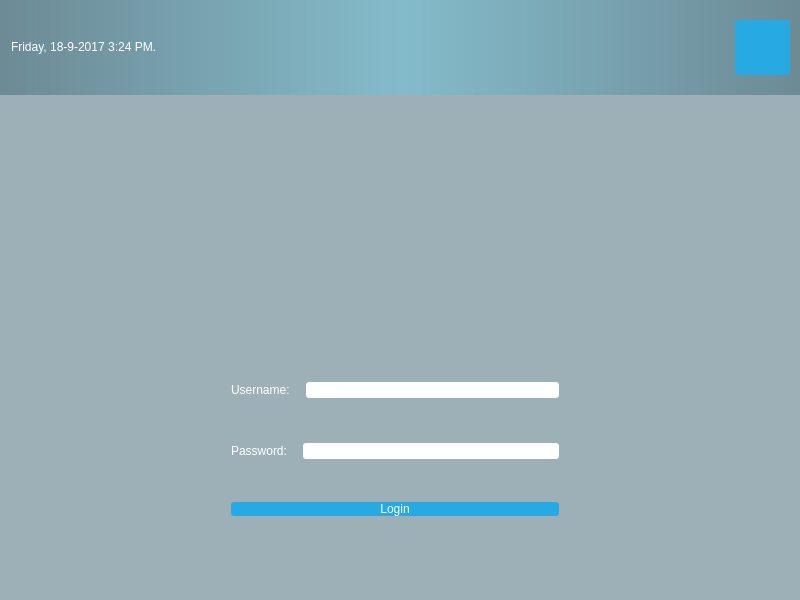
<?xml version="1.0" encoding="UTF-8"?>
<ui version="4.0">
 <class>MainWindow</class>
 <widget class="QMainWindow" name="MainWindow">
  <property name="geometry">
   <rect>
    <x>0</x>
    <y>0</y>
    <width>800</width>
    <height>600</height>
   </rect>
  </property>
  <property name="windowTitle">
   <string>MainWindow</string>
  </property>
  <property name="styleSheet">
   <string notr="true">#loginForm { border: 1px solid; }

#centralWidget { 
background: rgba(32, 80, 96, 100);
border-image: url(:/images/blue-wallpaper-7.jpg);
 }

#topPanel { background-color: qlineargradient(spread:reflect, x1:0.5, y1:0, x2:0, y2:0, stop:0 rgba(91, 204, 233, 100), stop:1 rgba(32, 80, 96, 100)); }

#loginForm
{
  background: rgba(0, 0, 0, 80);
  border-radius: 8px;
}

QLabel { color: white; }
QLineEdit { border-radius: 3px; }

QPushButton
{
  color: white;
  background-color: #27a9e3;
  border-width: 0px;
  border-radius: 3px;
}

QPushButton:hover { background-color: #66c011; }</string>
  </property>
  <widget class="QWidget" name="centralWidget">
   <widget class="QWidget" name="topPanel" native="true">
    <property name="geometry">
     <rect>
      <x>0</x>
      <y>0</y>
      <width>801</width>
      <height>95</height>
     </rect>
    </property>
    <layout class="QHBoxLayout" name="horizontalLayout">
     <property name="topMargin">
      <number>20</number>
     </property>
     <property name="bottomMargin">
      <number>20</number>
     </property>
     <item>
      <widget class="QLabel" name="currentDateAndTime">
       <property name="sizePolicy">
        <sizepolicy hsizetype="Minimum" vsizetype="Fixed">
         <horstretch>0</horstretch>
         <verstretch>0</verstretch>
        </sizepolicy>
       </property>
       <property name="text">
        <string>Friday, 18-9-2017 3:24 PM.</string>
       </property>
      </widget>
     </item>
     <item>
      <spacer name="horizontalSpacer">
       <property name="orientation">
        <enum>Qt::Horizontal</enum>
       </property>
       <property name="sizeType">
        <enum>QSizePolicy::Expanding</enum>
       </property>
       <property name="sizeHint" stdset="0">
        <size>
         <width>50</width>
         <height>20</height>
        </size>
       </property>
      </spacer>
     </item>
     <item>
      <widget class="QPushButton" name="shutdown">
       <property name="sizePolicy">
        <sizepolicy hsizetype="Fixed" vsizetype="Fixed">
         <horstretch>0</horstretch>
         <verstretch>0</verstretch>
        </sizepolicy>
       </property>
       <property name="minimumSize">
        <size>
         <width>55</width>
         <height>55</height>
        </size>
       </property>
       <property name="text">
        <string/>
       </property>
       <property name="icon">
        <iconset resource="resources.qrc">
         <normaloff>:/icons/download.png</normaloff>:/icons/download.png</iconset>
       </property>
       <property name="iconSize">
        <size>
         <width>55</width>
         <height>55</height>
        </size>
       </property>
      </widget>
     </item>
    </layout>
   </widget>
   <widget class="QWidget" name="horizontalLayoutWidget_2">
    <property name="geometry">
     <rect>
      <x>0</x>
      <y>110</y>
      <width>791</width>
      <height>161</height>
     </rect>
    </property>
    <layout class="QHBoxLayout" name="horizontalLayout_2">
     <item>
      <widget class="QLabel" name="label_2">
       <property name="sizePolicy">
        <sizepolicy hsizetype="Fixed" vsizetype="Fixed">
         <horstretch>0</horstretch>
         <verstretch>0</verstretch>
        </sizepolicy>
       </property>
       <property name="minimumSize">
        <size>
         <width>150</width>
         <height>150</height>
        </size>
       </property>
       <property name="text">
        <string/>
       </property>
       <property name="pixmap">
        <pixmap resource="resources.qrc">:/images/Logomakr_1pFmsQ.png</pixmap>
       </property>
       <property name="scaledContents">
        <bool>true</bool>
       </property>
       <property name="alignment">
        <set>Qt::AlignRight|Qt::AlignTrailing|Qt::AlignVCenter</set>
       </property>
       <property name="wordWrap">
        <bool>true</bool>
       </property>
      </widget>
     </item>
    </layout>
   </widget>
   <widget class="QWidget" name="horizontalLayoutWidget">
    <property name="geometry">
     <rect>
      <x>0</x>
      <y>280</y>
      <width>791</width>
      <height>301</height>
     </rect>
    </property>
    <layout class="QHBoxLayout" name="horizontalLayout_3">
     <property name="topMargin">
      <number>0</number>
     </property>
     <item>
      <widget class="QWidget" name="verticalWidget" native="true">
       <property name="sizePolicy">
        <sizepolicy hsizetype="Fixed" vsizetype="Fixed">
         <horstretch>0</horstretch>
         <verstretch>0</verstretch>
        </sizepolicy>
       </property>
       <property name="minimumSize">
        <size>
         <width>350</width>
         <height>200</height>
        </size>
       </property>
       <layout class="QVBoxLayout" name="loginForm">
        <property name="topMargin">
         <number>50</number>
        </property>
        <property name="bottomMargin">
         <number>1</number>
        </property>
        <item>
         <layout class="QHBoxLayout" name="horizontalLayout_5">
          <item>
           <widget class="QLabel" name="label_3">
            <property name="text">
             <string>Username:</string>
            </property>
           </widget>
          </item>
          <item>
           <spacer name="horizontalSpacer_2">
            <property name="orientation">
             <enum>Qt::Horizontal</enum>
            </property>
            <property name="sizeType">
             <enum>QSizePolicy::Fixed</enum>
            </property>
            <property name="sizeHint" stdset="0">
             <size>
              <width>10</width>
              <height>20</height>
             </size>
            </property>
           </spacer>
          </item>
          <item>
           <widget class="QLineEdit" name="lineEdit"/>
          </item>
         </layout>
        </item>
        <item>
         <spacer name="verticalSpacer">
          <property name="orientation">
           <enum>Qt::Vertical</enum>
          </property>
          <property name="sizeType">
           <enum>QSizePolicy::Fixed</enum>
          </property>
          <property name="sizeHint" stdset="0">
           <size>
            <width>20</width>
            <height>10</height>
           </size>
          </property>
         </spacer>
        </item>
        <item>
         <layout class="QHBoxLayout" name="horizontalLayout_4">
          <property name="topMargin">
           <number>20</number>
          </property>
          <property name="bottomMargin">
           <number>20</number>
          </property>
          <item>
           <widget class="QLabel" name="label_4">
            <property name="text">
             <string>Password:</string>
            </property>
           </widget>
          </item>
          <item>
           <spacer name="horizontalSpacer_3">
            <property name="orientation">
             <enum>Qt::Horizontal</enum>
            </property>
            <property name="sizeType">
             <enum>QSizePolicy::Fixed</enum>
            </property>
            <property name="sizeHint" stdset="0">
             <size>
              <width>10</width>
              <height>20</height>
             </size>
            </property>
           </spacer>
          </item>
          <item>
           <widget class="QLineEdit" name="lineEdit_2"/>
          </item>
         </layout>
        </item>
        <item>
         <spacer name="verticalSpacer_2">
          <property name="orientation">
           <enum>Qt::Vertical</enum>
          </property>
          <property name="sizeType">
           <enum>QSizePolicy::Fixed</enum>
          </property>
          <property name="sizeHint" stdset="0">
           <size>
            <width>20</width>
            <height>10</height>
           </size>
          </property>
         </spacer>
        </item>
        <item>
         <widget class="QPushButton" name="pushButton">
          <property name="text">
           <string>Login</string>
          </property>
         </widget>
        </item>
       </layout>
      </widget>
     </item>
    </layout>
   </widget>
  </widget>
 </widget>
 <layoutdefault spacing="6" margin="11"/>
 <resources>
  <include location="resources.qrc"/>
 </resources>
 <connections/>
</ui>
